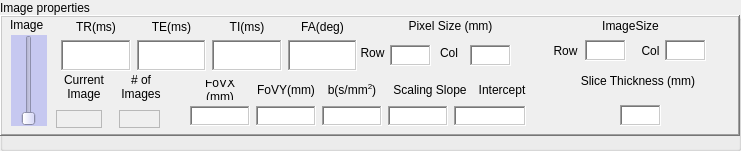
    <widget class="QGroupBox" name="imageBox">
     <property name="geometry">
      <rect>
       <x>10</x>
       <y>325</y>
       <width>741</width>
       <height>151</height>
      </rect>
     </property>
     <property name="title">
      <string>Image properties</string>
     </property>
     <widget class="QFrame" name="frmImageParameters">
      <property name="geometry">
       <rect>
        <x>0</x>
        <y>15</y>
        <width>740</width>
        <height>121</height>
       </rect>
      </property>
      <property name="autoFillBackground">
       <bool>true</bool>
      </property>
      <property name="frameShape">
       <enum>QFrame::WinPanel</enum>
      </property>
      <property name="frameShadow">
       <enum>QFrame::Raised</enum>
      </property>
      <widget class="QSlider" name="vsImage">
       <property name="geometry">
        <rect>
         <x>11</x>
         <y>20</y>
         <width>36</width>
         <height>91</height>
        </rect>
       </property>
       <property name="palette">
        <palette>
         <active>
          <colorrole role="WindowText">
           <brush brushstyle="SolidPattern">
            <color alpha="255">
             <red>0</red>
             <green>0</green>
             <blue>0</blue>
            </color>
           </brush>
          </colorrole>
          <colorrole role="Button">
           <brush brushstyle="SolidPattern">
            <color alpha="255">
             <red>198</red>
             <green>200</green>
             <blue>240</blue>
            </color>
           </brush>
          </colorrole>
          <colorrole role="Light">
           <brush brushstyle="SolidPattern">
            <color alpha="255">
             <red>255</red>
             <green>255</green>
             <blue>255</blue>
            </color>
           </brush>
          </colorrole>
          <colorrole role="Midlight">
           <brush brushstyle="SolidPattern">
            <color alpha="255">
             <red>226</red>
             <green>227</green>
             <blue>247</blue>
            </color>
           </brush>
          </colorrole>
          <colorrole role="Dark">
           <brush brushstyle="SolidPattern">
            <color alpha="255">
             <red>99</red>
             <green>100</green>
             <blue>120</blue>
            </color>
           </brush>
          </colorrole>
          <colorrole role="Mid">
           <brush brushstyle="SolidPattern">
            <color alpha="255">
             <red>132</red>
             <green>133</green>
             <blue>160</blue>
            </color>
           </brush>
          </colorrole>
          <colorrole role="Text">
           <brush brushstyle="SolidPattern">
            <color alpha="255">
             <red>0</red>
             <green>0</green>
             <blue>0</blue>
            </color>
           </brush>
          </colorrole>
          <colorrole role="BrightText">
           <brush brushstyle="SolidPattern">
            <color alpha="255">
             <red>255</red>
             <green>255</green>
             <blue>255</blue>
            </color>
           </brush>
          </colorrole>
          <colorrole role="ButtonText">
           <brush brushstyle="SolidPattern">
            <color alpha="255">
             <red>0</red>
             <green>0</green>
             <blue>0</blue>
            </color>
           </brush>
          </colorrole>
          <colorrole role="Base">
           <brush brushstyle="SolidPattern">
            <color alpha="255">
             <red>255</red>
             <green>255</green>
             <blue>255</blue>
            </color>
           </brush>
          </colorrole>
          <colorrole role="Window">
           <brush brushstyle="SolidPattern">
            <color alpha="255">
             <red>198</red>
             <green>200</green>
             <blue>240</blue>
            </color>
           </brush>
          </colorrole>
          <colorrole role="Shadow">
           <brush brushstyle="SolidPattern">
            <color alpha="255">
             <red>0</red>
             <green>0</green>
             <blue>0</blue>
            </color>
           </brush>
          </colorrole>
          <colorrole role="AlternateBase">
           <brush brushstyle="SolidPattern">
            <color alpha="255">
             <red>226</red>
             <green>227</green>
             <blue>247</blue>
            </color>
           </brush>
          </colorrole>
          <colorrole role="ToolTipBase">
           <brush brushstyle="SolidPattern">
            <color alpha="255">
             <red>255</red>
             <green>255</green>
             <blue>220</blue>
            </color>
           </brush>
          </colorrole>
          <colorrole role="ToolTipText">
           <brush brushstyle="SolidPattern">
            <color alpha="255">
             <red>0</red>
             <green>0</green>
             <blue>0</blue>
            </color>
           </brush>
          </colorrole>
         </active>
         <inactive>
          <colorrole role="WindowText">
           <brush brushstyle="SolidPattern">
            <color alpha="255">
             <red>0</red>
             <green>0</green>
             <blue>0</blue>
            </color>
           </brush>
          </colorrole>
          <colorrole role="Button">
           <brush brushstyle="SolidPattern">
            <color alpha="255">
             <red>198</red>
             <green>200</green>
             <blue>240</blue>
            </color>
           </brush>
          </colorrole>
          <colorrole role="Light">
           <brush brushstyle="SolidPattern">
            <color alpha="255">
             <red>255</red>
             <green>255</green>
             <blue>255</blue>
            </color>
           </brush>
          </colorrole>
          <colorrole role="Midlight">
           <brush brushstyle="SolidPattern">
            <color alpha="255">
             <red>226</red>
             <green>227</green>
             <blue>247</blue>
            </color>
           </brush>
          </colorrole>
          <colorrole role="Dark">
           <brush brushstyle="SolidPattern">
            <color alpha="255">
             <red>99</red>
             <green>100</green>
             <blue>120</blue>
            </color>
           </brush>
          </colorrole>
          <colorrole role="Mid">
           <brush brushstyle="SolidPattern">
            <color alpha="255">
             <red>132</red>
             <green>133</green>
             <blue>160</blue>
            </color>
           </brush>
          </colorrole>
          <colorrole role="Text">
           <brush brushstyle="SolidPattern">
            <color alpha="255">
             <red>0</red>
             <green>0</green>
             <blue>0</blue>
            </color>
           </brush>
          </colorrole>
          <colorrole role="BrightText">
           <brush brushstyle="SolidPattern">
            <color alpha="255">
             <red>255</red>
             <green>255</green>
             <blue>255</blue>
            </color>
           </brush>
          </colorrole>
          <colorrole role="ButtonText">
           <brush brushstyle="SolidPattern">
            <color alpha="255">
             <red>0</red>
             <green>0</green>
             <blue>0</blue>
            </color>
           </brush>
          </colorrole>
          <colorrole role="Base">
           <brush brushstyle="SolidPattern">
            <color alpha="255">
             <red>255</red>
             <green>255</green>
             <blue>255</blue>
            </color>
           </brush>
          </colorrole>
          <colorrole role="Window">
           <brush brushstyle="SolidPattern">
            <color alpha="255">
             <red>198</red>
             <green>200</green>
             <blue>240</blue>
            </color>
           </brush>
          </colorrole>
          <colorrole role="Shadow">
           <brush brushstyle="SolidPattern">
            <color alpha="255">
             <red>0</red>
             <green>0</green>
             <blue>0</blue>
            </color>
           </brush>
          </colorrole>
          <colorrole role="AlternateBase">
           <brush brushstyle="SolidPattern">
            <color alpha="255">
             <red>226</red>
             <green>227</green>
             <blue>247</blue>
            </color>
           </brush>
          </colorrole>
          <colorrole role="ToolTipBase">
           <brush brushstyle="SolidPattern">
            <color alpha="255">
             <red>255</red>
             <green>255</green>
             <blue>220</blue>
            </color>
           </brush>
          </colorrole>
          <colorrole role="ToolTipText">
           <brush brushstyle="SolidPattern">
            <color alpha="255">
             <red>0</red>
             <green>0</green>
             <blue>0</blue>
            </color>
           </brush>
          </colorrole>
         </inactive>
         <disabled>
          <colorrole role="WindowText">
           <brush brushstyle="SolidPattern">
            <color alpha="255">
             <red>99</red>
             <green>100</green>
             <blue>120</blue>
            </color>
           </brush>
          </colorrole>
          <colorrole role="Button">
           <brush brushstyle="SolidPattern">
            <color alpha="255">
             <red>198</red>
             <green>200</green>
             <blue>240</blue>
            </color>
           </brush>
          </colorrole>
          <colorrole role="Light">
           <brush brushstyle="SolidPattern">
            <color alpha="255">
             <red>255</red>
             <green>255</green>
             <blue>255</blue>
            </color>
           </brush>
          </colorrole>
          <colorrole role="Midlight">
           <brush brushstyle="SolidPattern">
            <color alpha="255">
             <red>226</red>
             <green>227</green>
             <blue>247</blue>
            </color>
           </brush>
          </colorrole>
          <colorrole role="Dark">
           <brush brushstyle="SolidPattern">
            <color alpha="255">
             <red>99</red>
             <green>100</green>
             <blue>120</blue>
            </color>
           </brush>
          </colorrole>
          <colorrole role="Mid">
           <brush brushstyle="SolidPattern">
            <color alpha="255">
             <red>132</red>
             <green>133</green>
             <blue>160</blue>
            </color>
           </brush>
          </colorrole>
          <colorrole role="Text">
           <brush brushstyle="SolidPattern">
            <color alpha="255">
             <red>99</red>
             <green>100</green>
             <blue>120</blue>
            </color>
           </brush>
          </colorrole>
          <colorrole role="BrightText">
           <brush brushstyle="SolidPattern">
            <color alpha="255">
             <red>255</red>
             <green>255</green>
             <blue>255</blue>
            </color>
           </brush>
          </colorrole>
          <colorrole role="ButtonText">
           <brush brushstyle="SolidPattern">
            <color alpha="255">
             <red>99</red>
             <green>100</green>
             <blue>120</blue>
            </color>
           </brush>
          </colorrole>
          <colorrole role="Base">
           <brush brushstyle="SolidPattern">
            <color alpha="255">
             <red>198</red>
             <green>200</green>
             <blue>240</blue>
            </color>
           </brush>
          </colorrole>
          <colorrole role="Window">
           <brush brushstyle="SolidPattern">
            <color alpha="255">
             <red>198</red>
             <green>200</green>
             <blue>240</blue>
            </color>
           </brush>
          </colorrole>
          <colorrole role="Shadow">
           <brush brushstyle="SolidPattern">
            <color alpha="255">
             <red>0</red>
             <green>0</green>
             <blue>0</blue>
            </color>
           </brush>
          </colorrole>
          <colorrole role="AlternateBase">
           <brush brushstyle="SolidPattern">
            <color alpha="255">
             <red>198</red>
             <green>200</green>
             <blue>240</blue>
            </color>
           </brush>
          </colorrole>
          <colorrole role="ToolTipBase">
           <brush brushstyle="SolidPattern">
            <color alpha="255">
             <red>255</red>
             <green>255</green>
             <blue>220</blue>
            </color>
           </brush>
          </colorrole>
          <colorrole role="ToolTipText">
           <brush brushstyle="SolidPattern">
            <color alpha="255">
             <red>0</red>
             <green>0</green>
             <blue>0</blue>
            </color>
           </brush>
          </colorrole>
         </disabled>
        </palette>
       </property>
       <property name="autoFillBackground">
        <bool>true</bool>
       </property>
       <property name="minimum">
        <number>1</number>
       </property>
       <property name="pageStep">
        <number>1</number>
       </property>
       <property name="orientation">
        <enum>Qt::Vertical</enum>
       </property>
       <property name="invertedAppearance">
        <bool>false</bool>
       </property>
       <property name="tickPosition">
        <enum>QSlider::NoTicks</enum>
       </property>
      </widget>
      <widget class="QTextEdit" name="lblSliceThickness">
       <property name="geometry">
        <rect>
         <x>620</x>
         <y>90</y>
         <width>41</width>
         <height>21</height>
        </rect>
       </property>
       <property name="frameShape">
        <enum>QFrame::WinPanel</enum>
       </property>
       <property name="verticalScrollBarPolicy">
        <enum>Qt::ScrollBarAlwaysOff</enum>
       </property>
      </widget>
      <widget class="QTextEdit" name="lblColumns">
       <property name="enabled">
        <bool>true</bool>
       </property>
       <property name="geometry">
        <rect>
         <x>665</x>
         <y>25</y>
         <width>41</width>
         <height>21</height>
        </rect>
       </property>
       <property name="frameShape">
        <enum>QFrame::WinPanel</enum>
       </property>
       <property name="verticalScrollBarPolicy">
        <enum>Qt::ScrollBarAlwaysOff</enum>
       </property>
      </widget>
      <widget class="QLabel" name="label_13">
       <property name="geometry">
        <rect>
         <x>580</x>
         <y>50</y>
         <width>116</width>
         <height>32</height>
        </rect>
       </property>
       <property name="text">
        <string>Slice Thickness (mm)</string>
       </property>
       <property name="alignment">
        <set>Qt::AlignCenter</set>
       </property>
       <property name="wordWrap">
        <bool>true</bool>
       </property>
      </widget>
      <widget class="QTextEdit" name="lblRows">
       <property name="enabled">
        <bool>true</bool>
       </property>
       <property name="geometry">
        <rect>
         <x>585</x>
         <y>25</y>
         <width>41</width>
         <height>21</height>
        </rect>
       </property>
       <property name="frameShape">
        <enum>QFrame::WinPanel</enum>
       </property>
       <property name="verticalScrollBarPolicy">
        <enum>Qt::ScrollBarAlwaysOff</enum>
       </property>
      </widget>
      <widget class="QLabel" name="label_18">
       <property name="geometry">
        <rect>
         <x>595</x>
         <y>0</y>
         <width>71</width>
         <height>21</height>
        </rect>
       </property>
       <property name="text">
        <string>ImageSize</string>
       </property>
       <property name="alignment">
        <set>Qt::AlignCenter</set>
       </property>
       <property name="wordWrap">
        <bool>true</bool>
       </property>
      </widget>
      <widget class="QLabel" name="label_21">
       <property name="geometry">
        <rect>
         <x>635</x>
         <y>25</y>
         <width>31</width>
         <height>21</height>
        </rect>
       </property>
       <property name="text">
        <string>Col</string>
       </property>
       <property name="alignment">
        <set>Qt::AlignCenter</set>
       </property>
       <property name="wordWrap">
        <bool>true</bool>
       </property>
      </widget>
      <widget class="QLabel" name="label_24">
       <property name="geometry">
        <rect>
         <x>550</x>
         <y>25</y>
         <width>31</width>
         <height>21</height>
        </rect>
       </property>
       <property name="text">
        <string>Row</string>
       </property>
       <property name="alignment">
        <set>Qt::AlignCenter</set>
       </property>
       <property name="wordWrap">
        <bool>true</bool>
       </property>
      </widget>
      <widget class="QLabel" name="label_20">
       <property name="geometry">
        <rect>
         <x>10</x>
         <y>0</y>
         <width>43</width>
         <height>19</height>
        </rect>
       </property>
       <property name="layoutDirection">
        <enum>Qt::LeftToRight</enum>
       </property>
       <property name="text">
        <string>Image</string>
       </property>
      </widget>
      <widget class="QLabel" name="label_23">
       <property name="geometry">
        <rect>
         <x>400</x>
         <y>0</y>
         <width>101</width>
         <height>21</height>
        </rect>
       </property>
       <property name="text">
        <string>Pixel Size (mm)</string>
       </property>
       <property name="alignment">
        <set>Qt::AlignCenter</set>
       </property>
      </widget>
      <widget class="QLabel" name="label_17">
       <property name="geometry">
        <rect>
         <x>360</x>
         <y>30</y>
         <width>25</width>
         <height>16</height>
        </rect>
       </property>
       <property name="text">
        <string>Row</string>
       </property>
       <property name="alignment">
        <set>Qt::AlignCenter</set>
       </property>
       <property name="wordWrap">
        <bool>true</bool>
       </property>
      </widget>
      <widget class="QTextEdit" name="lblPixelSpacingRow">
       <property name="enabled">
        <bool>true</bool>
       </property>
       <property name="geometry">
        <rect>
         <x>390</x>
         <y>30</y>
         <width>41</width>
         <height>21</height>
        </rect>
       </property>
       <property name="frameShape">
        <enum>QFrame::WinPanel</enum>
       </property>
       <property name="verticalScrollBarPolicy">
        <enum>Qt::ScrollBarAlwaysOff</enum>
       </property>
      </widget>
      <widget class="QLabel" name="label_22">
       <property name="geometry">
        <rect>
         <x>440</x>
         <y>30</y>
         <width>18</width>
         <height>16</height>
        </rect>
       </property>
       <property name="text">
        <string>Col</string>
       </property>
       <property name="alignment">
        <set>Qt::AlignCenter</set>
       </property>
       <property name="wordWrap">
        <bool>true</bool>
       </property>
      </widget>
      <widget class="QTextEdit" name="lblPixelSpacingCol">
       <property name="enabled">
        <bool>true</bool>
       </property>
       <property name="geometry">
        <rect>
         <x>470</x>
         <y>30</y>
         <width>41</width>
         <height>21</height>
        </rect>
       </property>
       <property name="frameShape">
        <enum>QFrame::WinPanel</enum>
       </property>
       <property name="verticalScrollBarPolicy">
        <enum>Qt::ScrollBarAlwaysOff</enum>
       </property>
      </widget>
      <widget class="QLabel" name="lblnImages">
       <property name="geometry">
        <rect>
         <x>119</x>
         <y>95</y>
         <width>41</width>
         <height>18</height>
        </rect>
       </property>
       <property name="frameShape">
        <enum>QFrame::StyledPanel</enum>
       </property>
       <property name="text">
        <string/>
       </property>
      </widget>
      <widget class="QLabel" name="label_10">
       <property name="geometry">
        <rect>
         <x>56</x>
         <y>56</y>
         <width>56</width>
         <height>32</height>
        </rect>
       </property>
       <property name="text">
        <string>Current Image</string>
       </property>
       <property name="alignment">
        <set>Qt::AlignCenter</set>
       </property>
       <property name="wordWrap">
        <bool>true</bool>
       </property>
      </widget>
      <widget class="QLabel" name="lblCurrentImage">
       <property name="geometry">
        <rect>
         <x>56</x>
         <y>95</y>
         <width>46</width>
         <height>18</height>
        </rect>
       </property>
       <property name="frameShape">
        <enum>QFrame::StyledPanel</enum>
       </property>
       <property name="text">
        <string/>
       </property>
      </widget>
      <widget class="QLabel" name="label_11">
       <property name="geometry">
        <rect>
         <x>119</x>
         <y>56</y>
         <width>44</width>
         <height>32</height>
        </rect>
       </property>
       <property name="text">
        <string># of Images</string>
       </property>
       <property name="alignment">
        <set>Qt::AlignCenter</set>
       </property>
       <property name="wordWrap">
        <bool>true</bool>
       </property>
      </widget>
      <widget class="QWidget" name="layoutWidget">
       <property name="geometry">
        <rect>
         <x>61</x>
         <y>5</y>
         <width>296</width>
         <height>51</height>
        </rect>
       </property>
       <layout class="QGridLayout" name="gridLayout_2">
        <property name="sizeConstraint">
         <enum>QLayout::SetMaximumSize</enum>
        </property>
        <item row="0" column="0">
         <widget class="QLabel" name="label_15">
          <property name="text">
           <string>TR(ms)</string>
          </property>
          <property name="alignment">
           <set>Qt::AlignCenter</set>
          </property>
         </widget>
        </item>
        <item row="0" column="1">
         <widget class="QLabel" name="label_16">
          <property name="text">
           <string>TE(ms)</string>
          </property>
          <property name="alignment">
           <set>Qt::AlignCenter</set>
          </property>
          <property name="wordWrap">
           <bool>true</bool>
          </property>
         </widget>
        </item>
        <item row="0" column="2">
         <widget class="QLabel" name="label_12">
          <property name="text">
           <string>TI(ms)</string>
          </property>
          <property name="alignment">
           <set>Qt::AlignCenter</set>
          </property>
         </widget>
        </item>
        <item row="0" column="3">
         <widget class="QLabel" name="label_19">
          <property name="text">
           <string>FA(deg)</string>
          </property>
          <property name="alignment">
           <set>Qt::AlignCenter</set>
          </property>
         </widget>
        </item>
        <item row="1" column="0">
         <widget class="QTextEdit" name="lblTR">
          <property name="frameShape">
           <enum>QFrame::WinPanel</enum>
          </property>
          <property name="verticalScrollBarPolicy">
           <enum>Qt::ScrollBarAlwaysOff</enum>
          </property>
         </widget>
        </item>
        <item row="1" column="1">
         <widget class="QTextEdit" name="lblTE">
          <property name="frameShape">
           <enum>QFrame::WinPanel</enum>
          </property>
          <property name="verticalScrollBarPolicy">
           <enum>Qt::ScrollBarAlwaysOff</enum>
          </property>
         </widget>
        </item>
        <item row="1" column="2">
         <widget class="QTextEdit" name="lblTI">
          <property name="frameShape">
           <enum>QFrame::WinPanel</enum>
          </property>
          <property name="verticalScrollBarPolicy">
           <enum>Qt::ScrollBarAlwaysOff</enum>
          </property>
         </widget>
        </item>
        <item row="1" column="3">
         <widget class="QTextEdit" name="lblFA">
          <property name="frameShape">
           <enum>QFrame::WinPanel</enum>
          </property>
          <property name="verticalScrollBarPolicy">
           <enum>Qt::ScrollBarAlwaysOff</enum>
          </property>
         </widget>
        </item>
       </layout>
      </widget>
      <widget class="QWidget" name="">
       <property name="geometry">
        <rect>
         <x>190</x>
         <y>65</y>
         <width>336</width>
         <height>46</height>
        </rect>
       </property>
       <layout class="QGridLayout" name="gridLayout_3">
        <item row="0" column="0">
         <widget class="QLabel" name="label_33">
          <property name="text">
           <string>FoVX (mm)</string>
          </property>
          <property name="alignment">
           <set>Qt::AlignCenter</set>
          </property>
          <property name="wordWrap">
           <bool>true</bool>
          </property>
         </widget>
        </item>
        <item row="0" column="1">
         <widget class="QLabel" name="label_32">
          <property name="text">
           <string>FoVY(mm)</string>
          </property>
          <property name="alignment">
           <set>Qt::AlignCenter</set>
          </property>
          <property name="wordWrap">
           <bool>true</bool>
          </property>
         </widget>
        </item>
        <item row="0" column="2">
         <widget class="QLabel" name="label_25">
          <property name="text">
           <string>&lt;html&gt;&lt;head/&gt;&lt;body&gt;&lt;p&gt;b(s/mm&lt;span style=&quot; vertical-align:super;&quot;&gt;2&lt;/span&gt;)&lt;/p&gt;&lt;/body&gt;&lt;/html&gt;</string>
          </property>
          <property name="alignment">
           <set>Qt::AlignCenter</set>
          </property>
          <property name="wordWrap">
           <bool>true</bool>
          </property>
         </widget>
        </item>
        <item row="0" column="3" colspan="2">
         <widget class="QLabel" name="label_51">
          <property name="text">
           <string>Scaling Slope</string>
          </property>
          <property name="alignment">
           <set>Qt::AlignCenter</set>
          </property>
          <property name="wordWrap">
           <bool>true</bool>
          </property>
         </widget>
        </item>
        <item row="0" column="5">
         <widget class="QLabel" name="label_50">
          <property name="text">
           <string>Intercept</string>
          </property>
          <property name="alignment">
           <set>Qt::AlignCenter</set>
          </property>
          <property name="wordWrap">
           <bool>true</bool>
          </property>
         </widget>
        </item>
        <item row="1" column="0">
         <widget class="QTextEdit" name="lblFoVX">
          <property name="frameShape">
           <enum>QFrame::WinPanel</enum>
          </property>
          <property name="verticalScrollBarPolicy">
           <enum>Qt::ScrollBarAlwaysOff</enum>
          </property>
         </widget>
        </item>
        <item row="1" column="1">
         <widget class="QTextEdit" name="lblFoVY">
          <property name="frameShape">
           <enum>QFrame::WinPanel</enum>
          </property>
          <property name="verticalScrollBarPolicy">
           <enum>Qt::ScrollBarAlwaysOff</enum>
          </property>
         </widget>
        </item>
        <item row="1" column="2">
         <widget class="QTextEdit" name="lblbValue">
          <property name="frameShape">
           <enum>QFrame::WinPanel</enum>
          </property>
          <property name="verticalScrollBarPolicy">
           <enum>Qt::ScrollBarAlwaysOff</enum>
          </property>
         </widget>
        </item>
        <item row="1" column="3">
         <widget class="QTextEdit" name="lblScaleSlope">
          <property name="font">
           <font>
            <family>Arial</family>
           </font>
          </property>
          <property name="frameShape">
           <enum>QFrame::WinPanel</enum>
          </property>
          <property name="verticalScrollBarPolicy">
           <enum>Qt::ScrollBarAlwaysOff</enum>
          </property>
         </widget>
        </item>
        <item row="1" column="4" colspan="2">
         <widget class="QTextEdit" name="lblScaleIntercept">
          <property name="font">
           <font>
            <family>Arial</family>
           </font>
          </property>
          <property name="frameShape">
           <enum>QFrame::WinPanel</enum>
          </property>
          <property name="verticalScrollBarPolicy">
           <enum>Qt::ScrollBarAlwaysOff</enum>
          </property>
         </widget>
        </item>
       </layout>
      </widget>
      <zorder>layoutWidget</zorder>
      <zorder>label_23</zorder>
      <zorder>label_17</zorder>
      <zorder>lblPixelSpacingRow</zorder>
      <zorder>label_22</zorder>
      <zorder>lblPixelSpacingCol</zorder>
      <zorder>label_33</zorder>
      <zorder>label_25</zorder>
      <zorder>label_32</zorder>
      <zorder>label_51</zorder>
      <zorder>label_50</zorder>
      <zorder>lblFoVX</zorder>
      <zorder>lblFoVY</zorder>
      <zorder>lblbValue</zorder>
      <zorder>lblScaleSlope</zorder>
      <zorder>lblScaleIntercept</zorder>
      <zorder>lblnImages</zorder>
      <zorder>label_10</zorder>
      <zorder>lblCurrentImage</zorder>
      <zorder>label_11</zorder>
      <zorder>vsImage</zorder>
      <zorder>lblSliceThickness</zorder>
      <zorder>lblColumns</zorder>
      <zorder>label_13</zorder>
      <zorder>lblRows</zorder>
      <zorder>label_18</zorder>
      <zorder>label_21</zorder>
      <zorder>label_24</zorder>
      <zorder>label_20</zorder>
     </widget>
    </widget>
